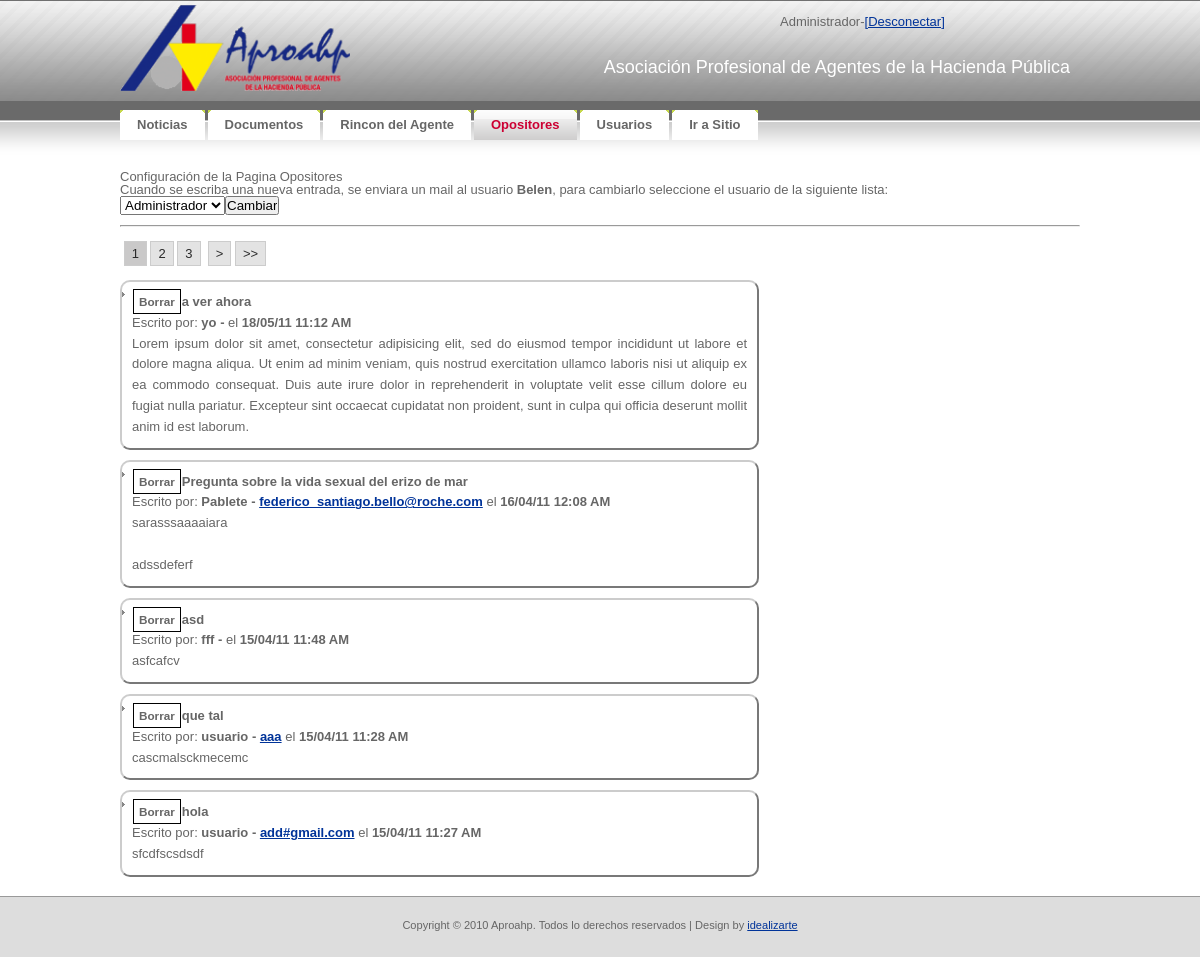
The page /admin/opositores.php (signed in) on the database as committed earlier.
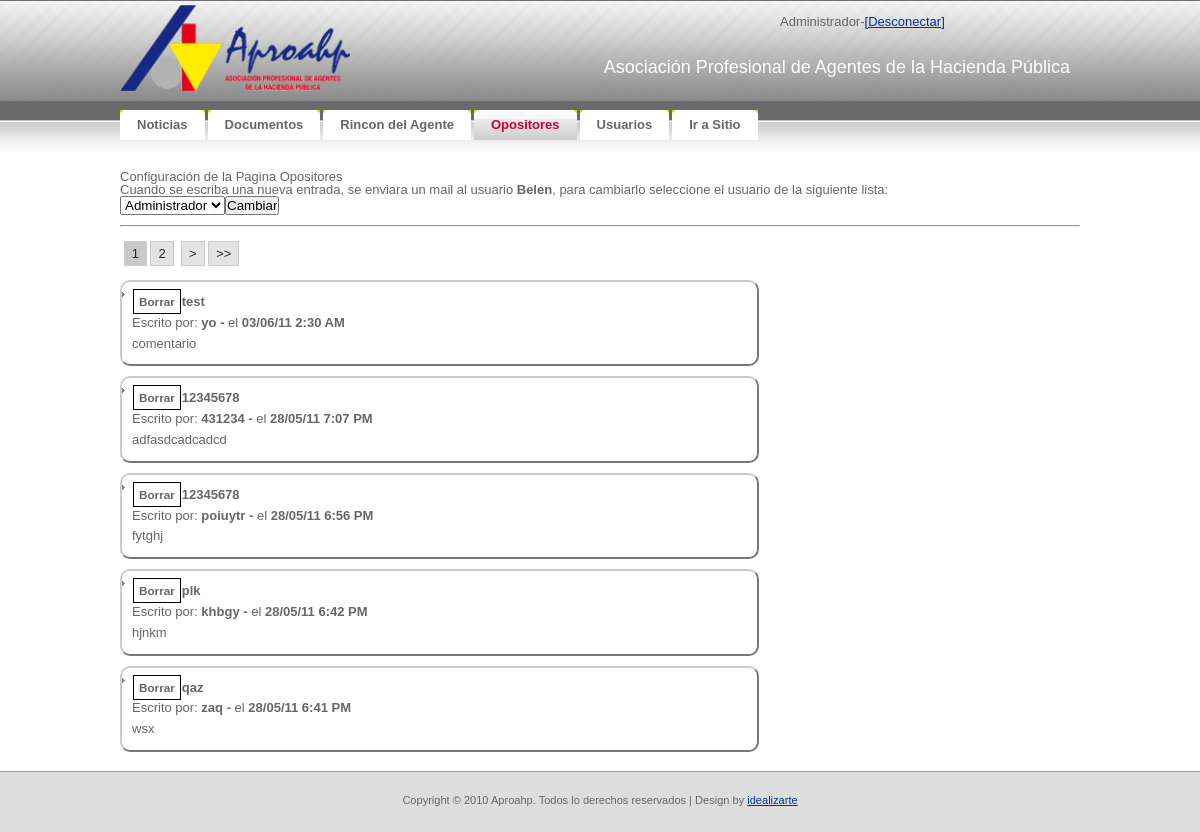
The same page on the database as committed later.
### tables this page shows
CREATE TABLE IF NOT EXISTS `tbl_opositores` (
  `OPT_ID` bigint(20) NOT NULL AUTO_INCREMENT,
  `OPT_Activa` tinyint(1) NOT NULL,
  `OPT_Fecha` timestamp NOT NULL DEFAULT CURRENT_TIMESTAMP,
  `OPT_Titulo` varchar(50) NOT NULL,
  `OPT_Autor` varchar(50) NOT NULL,
  `OPT_Email` varchar(50) NOT NULL,
  `OPT_Comentario` varchar(5000) NOT NULL,
  PRIMARY KEY (`OPT_ID`)
);

### admin/opositores.php (the view, shortened to what the changed rows need)
<?php
	require_once("../lib/siteconfig.php");
?>
<!DOCTYPE html PUBLIC "-//W3C//DTD XHTML 1.0 Strict//EN"
  "http://www.w3.org/TR/xhtml1/DTD/xhtml1-strict.dtd">
<html xmlns="http://www.w3.org/1999/xhtml" xml:lang="en" lang="en">
<head>
	<link rel="stylesheet" href="../css/reset.css" type="text/css" media="screen" charset="utf-8" />
	<link rel="stylesheet" href="../css/aproahp.css" type="text/css" media="screen" charset="utf-8" />
	<link rel="stylesheet" href="../css/jquery-ui.css" type="text/css" media="screen" charset="utf-8" />
	<link rel="stylesheet" href="css/style.css" type="text/css" media="screen" charset="utf-8" />
</head>
<body>
<div id="container">
<?php require("header.php")?>
<?php
	echo "<div id=blog>";
	if(isset($_GET['pagenum'])){
		$pagenum = $_GET['pagenum'];
	}else{
		$pagenum = 1;
	}
	$doc_result = mysql_query("SELECT * FROM tbl_blog ORDER BY blg_fecha DESC;") or die(mysql_error());
	$rows = mysql_num_rows($doc_result);
	$page_rows = 5;
	$pdata=pagination($rows,$pagenum,$page_rows);
	echo ($pdata['links']);
	echo "<ul>";
	$OPT_result=mysql_query("SELECT * FROM tbl_opositores ORDER BY OPT_fecha DESC ".$pdata['limites'].";");
	for ($x = 0, $numrows = mysql_num_rows($OPT_result); $x < $numrows; $x++) {
		$row = mysql_fetch_assoc($OPT_result);
		$datetime = date("d/m/y g:i A", strtotime($row["OPT_Fecha"]));
		if($row["OPT_Email"]!=""){
			$emaillink="<a href='mailto:".$row["OPT_Email"]."'>".$row["OPT_Email"]."</a>";
		}else {$emaillink=" ";}
		echo "<li class= post><div class=borrar rel='".$row["OPT_ID"]."'>Borrar</div><span class=highlight>".$row["OPT_Titulo"]."</span><br>Escrito por: <span class=highlight>".$row["OPT_Autor"]." - ".$emaillink."</span> el <span class=highlight>".$datetime."</span><br>".nl2br($row["OPT_Comentario"])."</li>";
	}
	echo "</ul>";
	echo "</div>";
?>
</div>
</body>
</html>

### admin/header.php (shortened to what the changed rows need)
<?php
$parts = Explode('/', $_SERVER["PHP_SELF"]);
$paginaactual= $parts[count($parts) - 1];
$menu = array (array ( "Name" => "Noticias","Link" => "index.php"),
			   array ( "Name" => "Documentos","Link" => "documentos.php"),
			   array ( "Name" => "Rincon del Agente","Link" => "rincondelagente.php"),
			   array ( "Name" => "Opositores","Link" => "opositores.php"),
			   array ( "Name" => "Usuarios","Link" => "usuarios.php"),
			   array ( "Name" => "Ir a Sitio","Link" => "../index.php")              );
?>
<div id="header">
	<div id="letras"><h2>Asociación Profesional de Agentes de la Hacienda Pública</h2></div>
</div>
<div id="menu">
	<ul>
<?php
foreach($menu as $item){
		if(strcmp($paginaactual, $item['Link'])==0)
			echo('<li class="active">');
		else
			echo('<li>');
		echo('<a href="'.$item['Link'].'"><b>'.$item['Name'].'</b></a></li>');
}?>
	</ul>
</div>

### lib/siteconfig.php (shortened to what the changed rows need)
<?php
	function pagination($rows,$pagenum,$page_rows){
		$last = ceil($rows/$page_rows);
		$linkbase = $_SERVER['PHP_SELF'];
		$_pagi_query_string = "?";
		$plinks='';
		$limites='';
		if($rows > $page_rows){
			$_pagi_propagar = array_keys($_GET);
			$linkbase .= $_pagi_query_string;
			if($last > 1){
				$plinks.="<div id=pagination>";
				$showpages=2;
				$pagemin=(($pagenum - $showpages)<1)?1:($pagenum - $showpages);
				$pagemax=(($pagenum + $showpages)>$last)?$last:($pagenum + $showpages);
				for($x=$pagemin;$x<=$pagemax;$x++){
					if($x==$pagenum){
						$plinks.="&nbsp;<strong>$x</strong>";
					}else{
						$plinks.="&nbsp;<a href='".$linkbase."pagenum=$x'>$x</a>";
					}
				}
				$plinks.="&nbsp;";
				if ($pagenum == $last) {}
				else{
					$next = $pagenum+1;
					$plinks.=" <a href='".$linkbase."pagenum=$next'> ></a> ";
					$plinks.=" ";
					$plinks.=" <a href='".$linkbase."pagenum=$last'> >></a> ";
				}
				$plinks.="</div>";
			}
			$limites = 'limit ' .($pagenum - 1) * $page_rows .',' .$page_rows;
		}
		return(array ( "links" => $plinks,"limites" => "$limites"));
	}
?>

Rows that differ between the two databases and show on the page:
no longer on this page (row unchanged): tbl_opositores: OPT_Titulo "a ver ahora", OPT_Autor "yo", OPT_Fecha "18/05/11 11:12 AM", OPT_Comentario "Lorem ipsum dolor sit amet, consectetur adipisicing elit, sed do eiusmod tempor incididunt ut labore et dolore magna aliqua. Ut enim ad minim veniam, quis nostrud exercitation ullamco laboris nisi ut aliquip ex ea commodo consequat. Duis aute irure dolor in reprehenderit in voluptate velit esse cillum dolore eu fugiat nulla pariatur. Excepteur sint occaecat cupidatat non proident, sunt in culpa qui officia deserunt mollit anim id est laborum."
no longer on this page (row unchanged): tbl_opositores: OPT_Titulo "Pregunta sobre la vida sexual del erizo de mar", OPT_Autor "Pablete", OPT_Email "federico_santiago.bello@roche.com", OPT_Fecha "16/04/11 12:08 AM", OPT_Comentario "sarasssaaaaiara adssdeferf"
no longer on this page (row unchanged): tbl_opositores: OPT_Titulo "asd", OPT_Autor "fff", OPT_Fecha "15/04/11 11:48 AM", OPT_Comentario "asfcafcv"
no longer on this page (row unchanged): tbl_opositores: OPT_Titulo "que tal", OPT_Autor "usuario", OPT_Email "aaa", OPT_Fecha "15/04/11 11:28 AM", OPT_Comentario "cascmalsckmecemc"
no longer on this page (row unchanged): tbl_opositores: OPT_Titulo "hola", OPT_Autor "usuario", OPT_Email "add#gmail.com", OPT_Fecha "15/04/11 11:27 AM", OPT_Comentario "sfcdfscsdsdf"
added tbl_opositores: OPT_Titulo "test", OPT_Autor "yo", OPT_Fecha "03/06/11 2:30 AM", OPT_Comentario "comentario"
added tbl_opositores: OPT_Titulo "12345678", OPT_Autor "431234", OPT_Fecha "28/05/11 7:07 PM", OPT_Comentario "adfasdcadcadcd"
added tbl_opositores: OPT_Titulo "12345678", OPT_Autor "poiuytr", OPT_Fecha "28/05/11 6:56 PM", OPT_Comentario "fytghj"
added tbl_opositores: OPT_Titulo "plk", OPT_Autor "khbgy", OPT_Fecha "28/05/11 6:42 PM", OPT_Comentario "hjnkm"
added tbl_opositores: OPT_Titulo "qaz", OPT_Autor "zaq", OPT_Fecha "28/05/11 6:41 PM", OPT_Comentario "wsx"
Other text that changed with them:
list line gone: "3"
